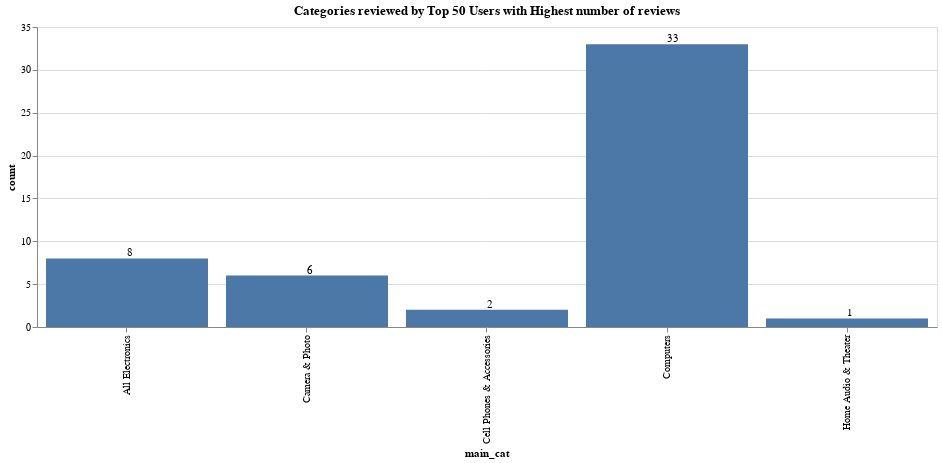

Source (notebook cell):
### Code cell
top50_users = usr.iloc[:50,:]['reviewerID'].values
usr_cat = data.groupby(['reviewerID','main_cat']).size().sort_values(ascending=False).reset_index()
a = usr_cat.groupby('reviewerID')[0].max().reset_index()
usr_cat = a.merge(usr_cat, how='inner', left_on=['reviewerID', 0], right_on=['reviewerID', 0])
usr_cat = usr_cat[usr_cat['reviewerID'].isin(top50_users)]
usr_cat.columns = ['reviewerID','count','main_cat']
a = usr_cat.groupby('main_cat').size().reset_index()
a.columns = ['main_cat','count']

bars = alt.Chart(a).mark_bar().encode(
    x='main_cat:N',
    y=alt.Y('count:Q')
)
text = bars.mark_text(
    align='left',
    baseline='middle',
    dy=-5  # Nudges text to right so it doesn't appear on top of the bar
).encode(
    text='count:Q'
)
(bars+text).properties(title='Categories reviewed by Top 50 Users with Highest number of reviews' ,width=900)

### Figure 1 — Vega-Lite specification as saved in the notebook (floating-point values rounded to 4 significant figures)
{"config": {"view": {"continuousWidth": 400, "continuousHeight": 300}}, "layer": [{"mark": "bar", "encoding": {"x": {"field": "main_cat", "type": "nominal"}, "y": {"field": "count", "type": "quantitative"}}}, {"mark": {"type": "text", "align": "left", "baseline": "middle", "dy": -5}, "encoding": {"text": {"field": "count", "type": "quantitative"}, "x": {"field": "main_cat", "type": "nominal"}, "y": {"field": "count", "type": "quantitative"}}}], "data": {"name": "data-4219ceeb851e6a5a808c635d5e9c53cb"}, "title": "Categories reviewed by Top 50 Users with Highest number of reviews", "width": 900, "$schema": "https://vega.github.io/schema/vega-lite/v4.17.0.json", "datasets": {"data-4219ceeb851e6a5a808c635d5e9c53cb": [{"main_cat": "All Electronics", "count": 8}, {"main_cat": "Camera & Photo", "count": 6}, {"main_cat": "Cell Phones & Accessories", "count": 2}, {"main_cat": "Computers", "count": 33}, {"main_cat": "Home Audio & Theater", "count": 1}]}}
